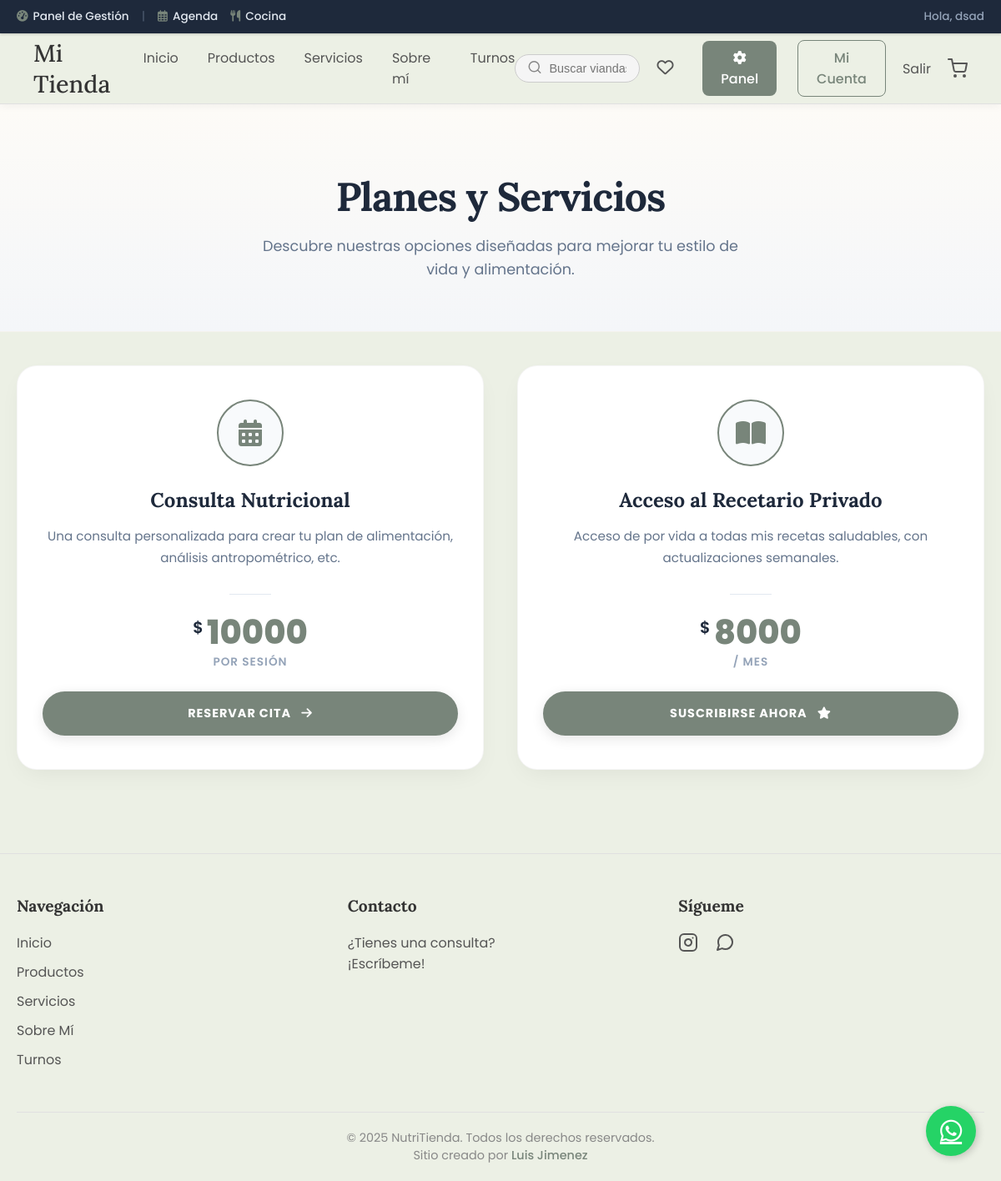
Page /servicios/ (signed in) on the committed database.
### configuracion/models.py (models this page shows, shortened)
class Servicio(models.Model):
    TIPO_SERVICIO_CHOICES = [
        ('TURNO', 'Consulta (Enlaza al Calendario de Turnos)'),
        ('RECETARIO', 'Recetario (Genera un Pago Directo)'),
    ]
    nombre = models.CharField(max_length=100, verbose_name="Nombre del Servicio")
    descripcion = models.TextField(verbose_name="Descripción Corta", help_text="Un párrafo corto explicando el servicio.")
    precio = models.DecimalField(max_digits=10, decimal_places=2, verbose_name="Precio (ej: 25000.00)")
    tipo_servicio = models.CharField(max_length=10, choices=TIPO_SERVICIO_CHOICES, default='TURNO', verbose_name="Tipo de Botón", help_text="Esto define qué hace el botón 'Contratar': enlazar al calendario o generar un pago.")
    icono = models.CharField(max_length=50, blank=True, null=True, verbose_name="Icono (Clase de Font Awesome)", help_text="Opcional. Ej: 'fas fa-calendar-alt' o 'fas fa-book-open'")
    orden = models.PositiveIntegerField(default=0, help_text="Define el orden de aparición (menor número primero).")
    activo = models.BooleanField(default=True, verbose_name="¿Mostrar este servicio en la página?")
    class Meta:
        verbose_name = "Servicio / Plan"
        verbose_name_plural = "Servicios / Planes"
        ordering = ['orden']

class ConfigPrecio(models.Model):
    precio_consulta = models.DecimalField(
        max_digits=10, decimal_places=2,
        default=1500.00,
        verbose_name="Precio de Consulta (Turno)"
    )
    precio_recetario_mensual = models.DecimalField(
        max_digits=10, decimal_places=2,
        default=3000.00,
        verbose_name="Precio Recetario (Mensual)"
    )
    class Meta:
        verbose_name = "Configuración de Precios"
        verbose_name_plural = "Configuración de Precios"

class AparienciaConfig(models.Model):
    logo_sitio = ProcessedImageField(
        upload_to='logos/',
        processors=[Transpose(), ResizeToFit(height=80)], # Redimensionar por altura (máx 80px de alto)
        format='PNG', # Conservar PNG para logos transparentes
        options={'quality': 90},
        blank=True, null=True, verbose_name="Logo del Sitio (Navbar)"
    )
    color_fondo_body = ColorField(default='#ECF0E5', verbose_name="Color de Fondo Principal")
    color_carrito_activo = ColorField(default='#E74C3C', verbose_name="Color Contador Carrito (con items)", help_text="Color del círculo numérico del carrito cuando tiene productos.")
    navbar_color_fondo = ColorField(default='#FFFFFF', verbose_name="Color de Fondo (Navbar y Footer)")
    navbar_color_enlaces = ColorField(default='#555555', verbose_name="Color de Texto (Enlaces del Nav)")
    class EstilosTarjeta(models.TextChoices):
        SIMPLE = 'simple', 'Estilo Simple (Actual)'
        HOT_SALE = 'hot_sale', 'Estilo "Hot Sale" (Con insignia)'
        HARVEST = 'harvest', 'Estilo "Harvest" (Vase)'
    estilo_tarjeta_producto = models.CharField(max_length=20, choices=EstilosTarjeta.choices, default=EstilosTarjeta.SIMPLE, verbose_name="Estilo de Tarjetas de Producto", help_text="Elige el diseño que se usará para mostrar los productos en el catálogo.")
    class FuentesTarjeta(models.TextChoices):
        DEFAULT = '"Poppins", sans-serif', 'Fuente Principal (Poppins)'
        SERIF = '"Lora", serif', 'Fuente Elegante (Lora)'
        MODERNA = '"Segoe UI", sans-serif', 'Fuente Moderna (Segoe UI)'
    fuente_tarjetas = models.CharField(max_length=50, choices=FuentesTarjeta.choices, default=FuentesTarjeta.DEFAULT, verbose_name="Tipografía de Tarjetas")
    color_titulo_tarjeta = ColorField(default='#18181B', verbose_name="Color Título (Tarjetas)")
    color_desc_tarjeta = ColorField(default='#52525B', verbose_name="Color Descripción (Tarjetas)")
    boton_color_principal_fondo = ColorField(default='#78857A', verbose_name="Color Principal (Botones)")
    boton_color_principal_texto = ColorField(default='#FFFFFF', verbose_name="Color de Texto (Botones)")
    boton_color_principal_hover = ColorField(default='#647066', verbose_name="Color Hover (Botones)")
    boton_color_secundario_borde = ColorField(default='#78857A', verbose_name="Color Secundario (Borde y Texto)")
    card_btn_principal_fondo = ColorField(default='#78857A', verbose_name="[Tarjeta] Color Principal (Fondo)")
    card_btn_principal_texto = ColorField(default='#FFFFFF', verbose_name="[Tarjeta] Color Principal (Texto)")
    card_btn_principal_hover = ColorField(default='#647066', verbose_name="[Tarjeta] Color Principal (Hover)")
    card_btn_secundario_borde = ColorField(default='#78857A', verbose_name="[Tarjeta] Color Secundario (Borde)")
    footer_col_contacto_titulo = models.CharField(max_length=50, default="Contacto", verbose_name="Título Columna Contacto")
    footer_col_contacto_texto = models.TextField(max_length=200, default="¿Tienes una consulta? <br> ¡Escríbeme!", verbose_name="Texto Columna Contacto", blank=True)
    footer_link_instagram = models.URLField(max_length=255, blank=True, null=True, verbose_name="Enlace Instagram", help_text="URL completa (ej: https://instagram.com/...)")
    footer_link_whatsapp = models.URLField(max_length=255, blank=True, null=True, verbose_name="Enlace WhatsApp", help_text="URL completa (ej: https://wa.me/123456...)")
    footer_texto_creditos = models.CharField(max_length=100, default="Luis Jiménez", verbose_name="Nombre Creador (Footer)")
    class Meta:
        verbose_name = "Configuración de Apariencia"
        verbose_name_plural = "Configuración de Apariencia"

### core/views.py (the view)
# urls.py: path('servicios/', views.servicios_view, name='servicios'),
def servicios_view(request):
    servicios = Servicio.objects.filter(activo=True).order_by('orden')
    config_precios = ConfigPrecio.objects.first()
    precio_consulta_global = config_precios.precio_consulta if config_precios else 1500.00
    precio_recetario_global = config_precios.precio_recetario_mensual if config_precios else 3000.00
    context = {
        'servicios': servicios,
        'precio_consulta_global': precio_consulta_global,
        'precio_recetario_global': precio_recetario_global
    }
    return render(request, 'core/servicios.html', context)

### templates/core/servicios.html (shortened to what this page needs)
{% extends 'base.html' %}
{% load static %}
{% block extra_css %}
<link rel="stylesheet" href="https://cdnjs.cloudflare.com/ajax/libs/font-awesome/6.4.0/css/all.min.css">
{% endblock %}
{% block content %}
<div class="servicios-hero">
    <h1>Planes y Servicios</h1>
    <p>Descubre nuestras opciones diseñadas para mejorar tu estilo de vida y alimentación.</p>
</div>
<div class="servicios-container">
    <div class="servicios-grid">
        {% for servicio in servicios %}
        <div class="servicio-card">
            <div class="icon-wrapper">
                <i class="{{ servicio.icono|default:'fas fa-star' }}"></i>
            </div>
            <h2 class="servicio-title">{{ servicio.nombre }}</h2>
            <div class="servicio-desc">
                {{ servicio.descripcion|linebreaks }}
            </div>
            <div class="divider"></div>
            <div class="price-tag">
                <span class="price-currency">$</span>
                <span class="price-amount">
                    {% if servicio.tipo_servicio == 'TURNO' %}
                        {{ precio_consulta_global|floatformat:0 }}
                    {% elif servicio.tipo_servicio == 'RECETARIO' %}
                        {{ precio_recetario_global|floatformat:0 }}
                    {% else %}
                        {{ servicio.precio|floatformat:0 }}
                    {% endif %}
                </span>
                {% if servicio.tipo_servicio == 'RECETARIO' %}
                    <span class="price-period">/ mes</span>
                {% elif servicio.tipo_servicio == 'TURNO' %}
                    <span class="price-period">por sesión</span>
                {% else %}
                    <span class="price-period">único</span>
                {% endif %}
            </div>
            {% if servicio.tipo_servicio == 'TURNO' %}
                <a href="{% url 'calendario' %}" class="btn-service">
                    Reservar Cita <i class="fas fa-arrow-right" style="margin-left: 8px;"></i>
                </a>
            {% elif servicio.tipo_servicio == 'RECETARIO' %}
                <a href="{% url 'checkout_recetario' %}" class="btn-service">
                    Suscribirse Ahora <i class="fas fa-star" style="margin-left: 8px;"></i>
                </a>
            {% else %}
                <span class="btn-service btn-disabled">Próximamente</span>
            {% endif %}
        </div>
        {% endfor %}
    </div>
</div>
{% endblock %}

### templates/base.html (shortened to what this page needs)
{% load static %}
<!DOCTYPE html>
<html lang="es">
<head>
    <link rel="stylesheet" href="https://cdnjs.cloudflare.com/ajax/libs/font-awesome/6.4.0/css/all.min.css">
    <link rel="stylesheet" href="{% static 'css/base/global.css' %}">
    <link rel="stylesheet" href="{% static 'css/components/card_hot_sale.css' %}">
    <link rel="stylesheet" href="{% static 'css/components/card_harvest.css' %}">
    <link rel="stylesheet" href="{% static 'css/components/card_simple.css' %}">
    {% block extra_css %}{% endblock %}
</head>
<body class="{% if user.is_staff %}has-admin-bar{% endif %}">
{% if user.is_staff %}
<div class="admin-bar">
    <div class="admin-bar-left">
        <a href="{% url 'panel_home' %}" class="admin-link">
            <i class="fas fa-tachometer-alt"></i> Panel de Gestión
        </a>
        <span style="color:#475569;">|</span>
        <a href="{% url 'panel_agenda' %}" class="admin-link">
            <i class="far fa-calendar-alt"></i> Agenda
        </a>
        <a href="{% url 'panel_cocina' %}" class="admin-link">
            <i class="fas fa-utensils"></i> Cocina
        </a>
    </div>
    <div class="admin-bar-right">
        <span style="color:#94a3b8;">Hola, {{ user.first_name|default:"Admin" }}</span>
    </div>
</div>
{% endif %}
<header>
    {% include 'header_content.html' %}
</header>
<main>
    {% block content %}
    {% endblock %}
</main>
{% if apariencia_config.footer_link_whatsapp %}
<a href="{{ apariencia_config.footer_link_whatsapp }}" class="btn-wsp-flotante" target="_blank" aria-label="Chatear por WhatsApp">
    <i class="fab fa-whatsapp"></i>
</a>
{% endif %}
{% include 'footer_content.html' %}
</body>
</html>

### templates/footer_content.html (shortened to what this page needs)
{% load static %}
<footer class="site-footer">
    <div class="footer-container">
        <div class="footer-column">
            <h4>Navegación</h4>
            <ul>
                <li><a href="{% url 'inicio' %}">Inicio</a></li>
                <li><a href="{% url 'lista_productos' %}">Productos</a></li>
                <li><a href="{% url 'servicios' %}">Servicios</a></li>
                <li><a href="{% url 'sobre_mi' %}">Sobre Mí</a></li>
                <li><a href="{% url 'calendario' %}">Turnos</a></li>
            </ul>
        </div>
        <div class="footer-column">
            <h4>{{ apariencia_config.footer_col_contacto_titulo|default:"Contacto" }}</h4>
            <p>{{ apariencia_config.footer_col_contacto_texto|safe|default:"¿Tienes una consulta? <br> ¡Escríbeme!" }}</p>
        </div>
        <div class="footer-column">
            <h4>Sígueme</h4>
            <div class="footer-social">
                {% if apariencia_config.footer_link_instagram %}
                <a href="{{ apariencia_config.footer_link_instagram }}" target="_blank" aria-label="Instagram">
                </a>
                {% endif %}
                {% if apariencia_config.footer_link_whatsapp %}
                <a href="{{ apariencia_config.footer_link_whatsapp }}" target="_blank" aria-label="WhatsApp">
                </a>
                {% endif %}
            </div>
        </div>
    </div>
    <div class="footer-bottom">
        <p>&copy; {% now "Y" %} NutriTienda. Todos los derechos reservados.</p>
        <p class="creator-credit">Sitio creado por <a href="#" target="_blank">{{ apariencia_config.footer_texto_creditos|default:"Luis Jiménez" }}</a></p>
    </div>
</footer>

### rows in the picture
Servicio: nombre "Consulta Nutricional", descripcion "Una consulta personalizada para crear tu plan de alimentación, análisis antropométrico, etc.", tipo_servicio "POR SESIÓN"
ConfigPrecio: precio_consulta "10000", precio_recetario_mensual "8000"
Servicio: nombre "Acceso al Recetario Privado", descripcion "Acceso de por vida a todas mis recetas saludables, con actualizaciones semanales.", tipo_servicio "/ MES"
AparienciaConfig: footer_col_contacto_titulo "Contacto", footer_col_contacto_texto "¿Tienes una consulta? ¡Escríbeme!", footer_texto_creditos "Luis Jimenez"

### other values in the picture
{{ user.first_name|default:"Admin" }} "dsad"
